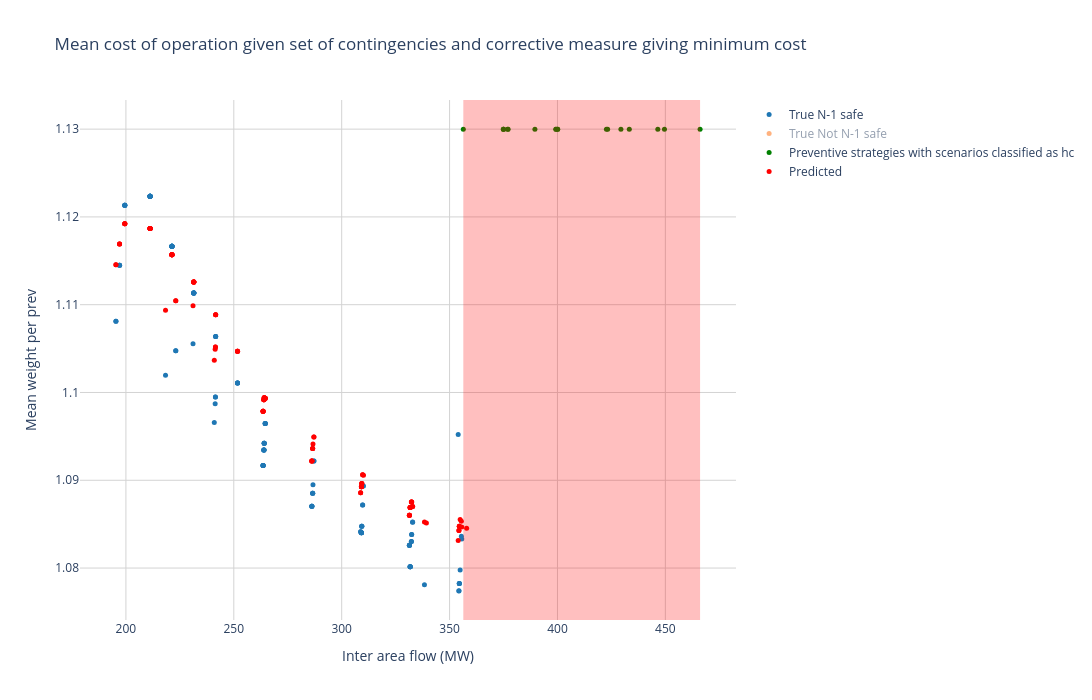

Notebook code cell kept with this figure:
### Code cell
plot_df = df_prev[df_prev["num fault missing"] == 0].copy()
plot_df2 = df_prev[df_prev["num fault missing"] != 0].copy()

plot_df2['Total cost'] = max_

layout = go.Layout(
    title = 'Mean cost of operation given set of contingencies and corrective measure giving minimum cost',
    xaxis = dict(
        gridcolor='lightgrey'),
    yaxis = dict(
        gridcolor='lightgrey'), 
    paper_bgcolor='rgba(0,0,0,0)',
    plot_bgcolor='rgba(0,0,0,0)'
)

fig = go.Figure(layout=layout)

groups = ["N-1 safe", "Saved by SPS", "Not N-1 safe"]

colors = ["#1F77B4","#FFDA00", "#FF6600"]

for index, group in enumerate(groups):
    new_df = plot_df[plot_df['corr3'] == group]
    fig.add_trace(go.Scatter(x=new_df["inter_area_flow"], y=new_df['Total cost'], marker=dict(color=colors[index], size=5), mode='markers', name='True {}'.format(group), hovertemplate = ('Prev id: ' + new_df.index)))


fig.add_trace(go.Scatter(x=plot_df2["inter_area_flow"], y=plot_df2['Total cost'], mode='markers', marker=dict(color='green', size=5), name="Preventive strategies with scenarios classified as hc", hovertemplate = ('Prev id: ' + plot_df2.index)))

fig.add_trace(go.Scatter(x=plot_df["inter_area_flow"], y=plot_df['pred'], mode='markers', marker=dict(color='red', size=5), name="Predicted", hovertemplate = ('Prev id: ' + df_prev.index)))

fig.add_vrect(x0=plot_df2["inter_area_flow"].min(), x1=plot_df2["inter_area_flow"].max(), fillcolor="red", opacity=0.25, line_width=0)

fig.update_layout(
    xaxis_title='Inter area flow (MW)',
    yaxis_title='Mean weight per prev',
    width=1200, height=700
)
fig.show()

### Figure 1 — Plotly figure (JSON) as saved in the notebook; plotly's stock layout.template omitted (floating-point values rounded to 4 significant figures; data arrays with more than 128 entries replaced by an {"elided": "..."} marker saying what was removed)
{"data": [{"hovertemplate": ["Prev id: p1000", "Prev id: p1035", "Prev id: p1041", "Prev id: p1042", "Prev id: p1050", "Prev id: p1052", "Prev id: p1054", "Prev id: p1067", "Prev id: p1069", "Prev id: p1071", "Prev id: p1073", "Prev id: p1077", "Prev id: p109", "Prev id: p1106", "Prev id: p1116", "Prev id: p112", "Prev id: p1126", "Prev id: p1145", "Prev id: p1161", "Prev id: p117", "Prev id: p1173", "Prev id: p1183", "Prev id: p1192", "Prev id: p12", "Prev id: p1215", "Prev id: p1216", "Prev id: p1221", "Prev id: p1228", "Prev id: p1241", "Prev id: p1245", "Prev id: p1278", "Prev id: p1279", "Prev id: p1300", "Prev id: p1318", "Prev id: p1336", "Prev id: p1343", "Prev id: p1346", "Prev id: p1361", "Prev id: p1362", "Prev id: p1384", "Prev id: p1397", "Prev id: p1398", "Prev id: p144", "Prev id: p173", "Prev id: p179", "Prev id: p182", "Prev id: p183", "Prev id: p190", "Prev id: p199", "Prev id: p205", "Prev id: p213", "Prev id: p215", "Prev id: p308", "Prev id: p31", "Prev id: p311", "Prev id: p330", "Prev id: p332", "Prev id: p340", "Prev id: p352", "Prev id: p365", "Prev id: p385", "Prev id: p395", "Prev id: p400", "Prev id: p419", "Prev id: p426", "Prev id: p427", "Prev id: p428", "Prev id: p436", "Prev id: p473", "Prev id: p475", "Prev id: p477", "Prev id: p48", "Prev id: p522", "Prev id: p54", "Prev id: p55", "Prev id: p589", "Prev id: p618", "Prev id: p626", "Prev id: p629", "Prev id: p630", "Prev id: p663", "Prev id: p692", "Prev id: p7", "Prev id: p703", "Prev id: p71", "Prev id: p73", "Prev id: p731", "Prev id: p732", "Prev id: p75", "Prev id: p752", "Prev id: p766", "Prev id: p77", "Prev id: p790", "Prev id: p791", "Prev id: p792", "Prev id: p793", "Prev id: p8", "Prev id: p802", "Prev id: p804", "Prev id: p813", "Prev id: p841", "Prev id: p882", "Prev id: p887", "Prev id: p891", "Prev id: p895", "Prev id: p897", "Prev id: p903", "Prev id: p909", "Prev id: p936", "Prev id: p94", "Prev id: p946", "Prev id: p950", "Prev id: p961", "Prev id: p963", "Prev id: p981", "Prev id: p987"], "marker": {"color": "#1F77B4", "size": 5}, "mode": "markers", "name": "True N-1 safe", "type": "scatter", "x": [264.6, 309.3, 264.1, 263.6, 195.4, 197.0, 199.5, 332.3, 331.4, 309.3, 287.1, 264.1, 354.5, 286.2, 231.5, 331.7, 354.9, 218.3, 287.1, 264.1, 231.5, 309.7, 241.5, 231.5, 286.5, 286.2, 223.1, 199.5, 264.0, 223.1, 331.4, 309.1, 286.2, 263.6, 221.3, 211.2, 211.2, 211.2, 231.5, 264.6, 251.7, 241.6, 211.2, 197.0, 331.4, 263.6, 241.0, 354.0, 199.5, 263.6, 308.8, 263.6, 211.2, 241.4, 241.6, 231.5, 211.2, 251.7, 221.3, 241.6, 221.3, 211.2, 221.3, 355.6, 231.5, 221.3, 211.2, 221.3, 332.9, 331.7, 309.1, 331.7, 251.7, 264.0, 241.5, 221.3, 309.1, 354.3, 286.5, 264.0, 211.2, 331.7, 264.0, 354.3, 331.7, 309.1, 332.3, 309.7, 286.5, 221.3, 221.3, 264.0, 354.5, 338.4, 332.9, 332.4, 251.7, 286.7, 264.6, 231.5, 332.4, 354.5, 331.4, 308.8, 286.2, 264.1, 231.1, 211.2, 264.6, 309.1, 195.4, 199.5, 310.1, 309.3, 197.0, 355.5], "y": [1.096, 1.085, 1.094, 1.092, 1.108, 1.114, 1.121, 1.083, 1.083, 1.085, 1.092, 1.094, 1.078, 1.087, 1.111, 1.08, 1.08, 1.102, 1.092, 1.094, 1.111, 1.087, 1.099, 1.111, 1.089, 1.087, 1.105, 1.121, 1.093, 1.105, 1.083, 1.084, 1.087, 1.092, 1.117, 1.122, 1.122, 1.122, 1.111, 1.096, 1.101, 1.106, 1.122, 1.114, 1.083, 1.092, 1.097, 1.095, 1.121, 1.092, 1.084, 1.092, 1.122, 1.099, 1.106, 1.111, 1.122, 1.101, 1.117, 1.106, 1.117, 1.122, 1.117, 1.083, 1.111, 1.117, 1.122, 1.117, 1.085, 1.08, 1.084, 1.08, 1.101, 1.093, 1.099, 1.117, 1.084, 1.077, 1.089, 1.093, 1.122, 1.08, 1.093, 1.077, 1.08, 1.084, 1.083, 1.087, 1.089, 1.117, 1.117, 1.093, 1.078, 1.078, 1.085, 1.084, 1.101, 1.089, 1.096, 1.111, 1.084, 1.078, 1.083, 1.084, 1.087, 1.094, 1.106, 1.122, 1.096, 1.084, 1.108, 1.121, 1.089, 1.085, 1.114, 1.084]}, {"hovertemplate": [], "marker": {"color": "#FFDA00", "size": 5}, "mode": "markers", "name": "True Saved by SPS", "type": "scatter", "x": [], "y": []}, {"hovertemplate": ["Prev id: p1394", "Prev id: p822"], "marker": {"color": "#FF6600", "size": 5}, "mode": "markers", "name": "True Not N-1 safe", "type": "scatter", "visible": "legendonly", "x": [339.3, 357.9], "y": [7.528, 2.579]}, {"hovertemplate": ["Prev id: p108", "Prev id: p1206", "Prev id: p1231", "Prev id: p1390", "Prev id: p238", "Prev id: p360", "Prev id: p378", "Prev id: p465", "Prev id: p469", "Prev id: p527", "Prev id: p567", "Prev id: p651", "Prev id: p677", "Prev id: p754", "Prev id: p770", "Prev id: p780", "Prev id: p820", "Prev id: p914"], "marker": {"color": "green", "size": 5}, "mode": "markers", "name": "Preventive strategies with scenarios classified as hc", "type": "scatter", "x": [377.1, 399.2, 376.9, 375.0, 466.1, 433.3, 399.4, 389.5, 374.9, 423.3, 400.1, 422.7, 400.1, 449.6, 446.5, 375.0, 429.4, 356.4], "y": [1.13, 1.13, 1.13, 1.13, 1.13, 1.13, 1.13, 1.13, 1.13, 1.13, 1.13, 1.13, 1.13, 1.13, 1.13, 1.13, 1.13, 1.13]}, {"hovertemplate": {"elided": "136 str values"}, "marker": {"color": "red", "size": 5}, "mode": "markers", "name": "Predicted", "type": "scatter", "x": [264.6, 309.3, 264.1, 263.6, 195.4, 197.0, 199.5, 332.3, 331.4, 309.3, 287.1, 264.1, 354.5, 286.2, 231.5, 331.7, 354.9, 218.3, 287.1, 264.1, 231.5, 309.7, 241.5, 231.5, 286.5, 286.2, 223.1, 199.5, 264.0, 223.1, 331.4, 309.1, 286.2, 263.6, 221.3, 211.2, 211.2, 211.2, 231.5, 264.6, 339.3, 251.7, 241.6, 211.2, 197.0, 331.4, 263.6, 241.0, 354.0, 199.5, 263.6, 308.8, 263.6, 211.2, 241.4, 241.6, 231.5, 211.2, 251.7, 221.3, 241.6, 221.3, 211.2, 221.3, 355.6, 231.5, 221.3, 211.2, 221.3, 332.9, 331.7, 309.1, 331.7, 251.7, 264.0, 241.5, 221.3, 309.1, 354.3, 286.5, 264.0, 211.2, 331.7, 264.0, 354.3, 331.7, 309.1, 332.3, 309.7, 286.5, 221.3, 221.3, 264.0, 354.5, 338.4, 332.9, 332.4, 251.7, 286.7, 264.6, 231.5, 357.9, 332.4, 354.5, 331.4, 308.8, 286.2, 264.1, 231.1, 211.2, 264.6, 309.1, 195.4, 199.5, 310.1, 309.3, 197.0, 355.5], "y": [1.099, 1.09, 1.099, 1.098, 1.115, 1.117, 1.119, 1.088, 1.086, 1.09, 1.095, 1.099, 1.085, 1.092, 1.113, 1.087, 1.086, 1.109, 1.095, 1.099, 1.113, 1.091, 1.105, 1.113, 1.094, 1.092, 1.11, 1.119, 1.099, 1.11, 1.086, 1.089, 1.092, 1.098, 1.116, 1.119, 1.119, 1.119, 1.113, 1.099, 1.085, 1.105, 1.109, 1.119, 1.117, 1.086, 1.098, 1.104, 1.083, 1.119, 1.098, 1.089, 1.098, 1.119, 1.105, 1.109, 1.113, 1.119, 1.105, 1.116, 1.109, 1.116, 1.119, 1.116, 1.085, 1.113, 1.116, 1.119, 1.116, 1.087, 1.087, 1.089, 1.087, 1.105, 1.099, 1.105, 1.116, 1.089, 1.084, 1.094, 1.099, 1.119, 1.087, 1.099, 1.084, 1.087, 1.089, 1.088, 1.091, 1.094, 1.116, 1.116, 1.099, 1.085, 1.085, 1.087, 1.088, 1.105, 1.094, 1.099, 1.113, 1.085, 1.088, 1.085, 1.086, 1.089, 1.092, 1.099, 1.11, 1.119, 1.099, 1.089, 1.115, 1.119, 1.091, 1.09, 1.117, 1.085]}], "layout": {"height": 700, "paper_bgcolor": "rgba(0, 0, 0, 0)", "plot_bgcolor": "rgba(0, 0, 0, 0)", "shapes": [{"fillcolor": "red", "line": {"width": 0}, "opacity": 0.25, "type": "rect", "x0": 356.4, "x1": 466.1, "xref": "x", "y0": 0, "y1": 1, "yref": "y domain"}], "title": {"text": "Mean cost of operation given set of contingencies and corrective measure giving minimum cost"}, "width": 1200, "xaxis": {"autorange": true, "gridcolor": "lightgrey", "range": [178.9, 482.6], "title": {"text": "Inter area flow (MW)"}, "type": "linear"}, "yaxis": {"autorange": true, "gridcolor": "lightgrey", "range": [1.074, 1.133], "title": {"text": "Mean weight per prev"}, "type": "linear"}}}
